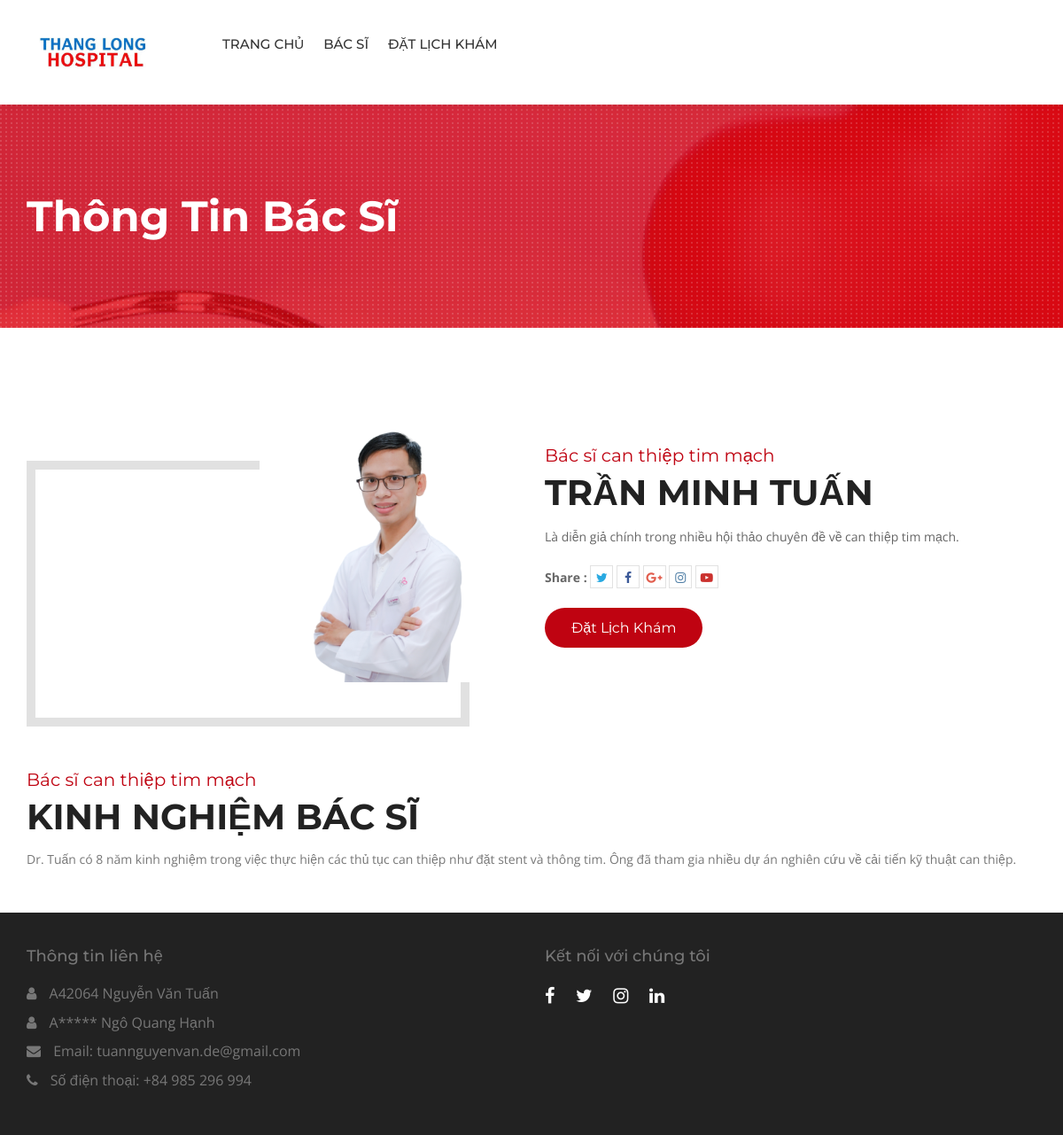
The page /doctors/1/ on the database its author committed.
### doctor_functions/models.py (models this page shows, shortened)
class UserProfileModel(models.Model):
    user = models.OneToOneField(User, on_delete=models.CASCADE)
    name = models.CharField(max_length=120)
    speciality = models.CharField(max_length=120)
    picture = models.ImageField(upload_to="doctors/")
    details = models.TextField()
    experience = models.TextField()
    twitter = models.CharField(max_length=120, blank=True, null=True)
    facebook = models.CharField(max_length=120, blank=True, null=True)
    instagram = models.CharField(max_length=120, blank=True, null=True)
    class Meta:
        verbose_name = 'Profile'
        verbose_name_plural = 'Profiles'

### hospital/views.py (the view)
# urls.py: path('doctors/<int:pk>/', views.DoctorDetailView.as_view(),
class DoctorDetailView(DetailView):
    template_name = 'hospital/team-details.html'
    queryset = UserProfileModel.objects.all()
    def get_context_data(self, **kwargs):
        context = super().get_context_data(**kwargs)
        context["doctors"] = UserProfileModel.objects.all()
        return context

### hospital/context_processors.py (called while the page is built)
def footer_content(request):
    doctors = UserProfileModel.objects.all()
    context = {
        'doctors': doctors
    }
    return context

### templates/hospital/team-details.html
{% extends 'base.html' %}
{% block maincontent %}
<div class="inner-banner">
  <div class="container">
    <div class="row">
      <div class="col-md-7">
        <h1>Thông Tin Bác Sĩ</h1>
      </div>
    </div>
  </div>
</div>
<div class="main-content">
  <div class="team-details">
    <div class="container">
      <div class="row">
        <div class="col-md-6 col-sm-6">
          <div class="team-detail-img"> <img src="{{ object.picture.url }}" alt=""> </div>
        </div>
        <div class="col-md-6 col-sm-6">
          <div class="team-details-text">
            <div class="sectio-title-2"> <strong>{{ object.speciality }}</strong>
              <h2>{{ object.name }}</h2>
            </div>
            <p>{{ object.details }}</p>
            <ul class="team-social">
              <li><strong>Share :</strong></li>
              <li><a class="tw" href="#"><i class="fa fa-twitter" aria-hidden="true"></i></a></li>
              <li><a class="fb" href="#"><i class="fa fa-facebook" aria-hidden="true"></i></a></li>
              <li><a class="gp" href="#"><i class="fa fa-google-plus" aria-hidden="true"></i></a></li>
              <li><a class="insta" href="#"><i class="fa fa-instagram" aria-hidden="true"></i></a></li>
              <li><a class="ytp" href="#"><i class="fa fa-youtube-play" aria-hidden="true"></i></a></li>
            </ul>
            <a class="book-app" href="{% url 'appointment' %}">Đặt Lịch Khám</a>
          </div>
        </div>
      </div>
      <div class="row">
        <div class="col-md-12">
          <div class="team-exp">
            <div class="sectio-title-2"> <strong>{{ object.speciality }}</strong>
              <h2>Kinh Nghiệm Bác Sĩ</h2>
            </div>
            {{ object.experience}}
          </div>
        </div>
      </div>
    </div>
  </div>
</div>
{% endblock maincontent %}

### heartcare/static/heartcare/css/custom.css (style rules this page uses)
html body { font-family: 'Open Sans', sans-serif; color: #777777; font-size: 14px; }
p { line-height: 24px; }
body h1, body h2, body h3, body h4, body h5, body h6 { font-family: 'Montserrat', sans-serif; margin: 0px; }
body h1 { font-size: 48px; }
body h2 { font-size: 36px; }
.inner-banner { background: url(../images/inner.jpg) no-repeat top center; position: relative; width: 100%; float: left; padding: 100px 0 100px; background-color: #bf0311; z-index: 0; }
.inner-banner:after { background: url(../images/patt.png); position: absolute; left: 0; top: 0; content: ""; width: 100%; height: 100%; }
.inner-banner .container { position: relative; z-index: 99; }
.inner-banner h1 { color: #fff; font-weight: 700; }
.main-content { width: 100%; float: left; padding: 50px 0; }
.sectio-title-2 { margin-bottom: 16px; }
.sectio-title-2 strong { font-size: 20px; color: #bf0311; font-family: 'Montserrat', sans-serif; font-weight: 400; }
.sectio-title-2 h2 { font-size: 40px; color: #222222; font-family: 'Montserrat', sans-serif; font-weight: 700; margin: 5px 0 0; text-transform: uppercase; }
.team-social { margin: 17px 0 0; padding: 10px 0 0; list-style: none; text-align: center; border-top: 1px solid #e2e2e2; }
.team-social li { display: inline-block; }
.team-social li a { display: block; border: 1px solid #e2e2e2; color: #9c9c9c; width: 26px; height: 26px; text-align: center; line-height: 26px; transition: all ease-in-out 0.3s; -webkit-transition: all ease-in-out 0.3s; }
.team-details-text { padding: 30px 0; }
.team-details-text p { font-size: 14px; color: #666666; line-height: 24px; margin-bottom: 20px; }
.team-details-text ul { list-style: none; padding: 0px; margin: 0 0 22px; text-align: left; }
.team-details-text ul li { line-height: 24px; color: #666666; }
.team-details-text ul li .fa { margin-right: 10px; }
.team-detail-img { text-align: right; position: relative; }
.team-detail-img img { position: relative; z-index: 99; }
.team-detail-img:after { position: absolute; left: 0; bottom: 0; width: 90%; height: 100%; background: #fff; border: 10px solid #e1e1e1; left: 0px; bottom: -50px; content: ""; }
.team-details-text ul.team-social { border: 0px; }
.team-details-text ul.team-social li .fa { margin: 0px; }
.team-social li a.tw { color: #29a9e1; }
.team-social li a.fb { color: #3b5998; }
.team-social li a.gp { color: #e15d4d; }
.team-social li a.insta { color: #5280a7; }
.team-social li a.ytp { color: #cb312e; }
.book-app { background: #bf0311; color: #fff; font-family: 'Montserrat', sans-serif; font-size: 16px; border-radius: 25px; line-height: 45px; display: inline-block; padding: 0 30px; transition: all ease-in-out 0.3s; -webkit-transition: all ease-in-out 0.3s; }
.team-exp { width: 100%; float: left; margin-top: 96px; }
.team-details { float: left; margin-top: 50px; width: 100%; }

### rows shown on the page
UserProfileModel: picture (picture), speciality "Bác sĩ can thiệp tim mạch", name "TRẦN MINH TUẤN", details "Là diễn giả chính trong nhiều hội thảo chuyên đề về can thiệp tim mạch.", experience "Dr. Tuấn có 8 năm kinh nghiệm trong việc thực hiện các thủ tục can thiệp như đặt stent và thông tim. Ông đã tham gia nhiều dự án nghiên cứu về cải tiến kỹ thuật can thiệp."
